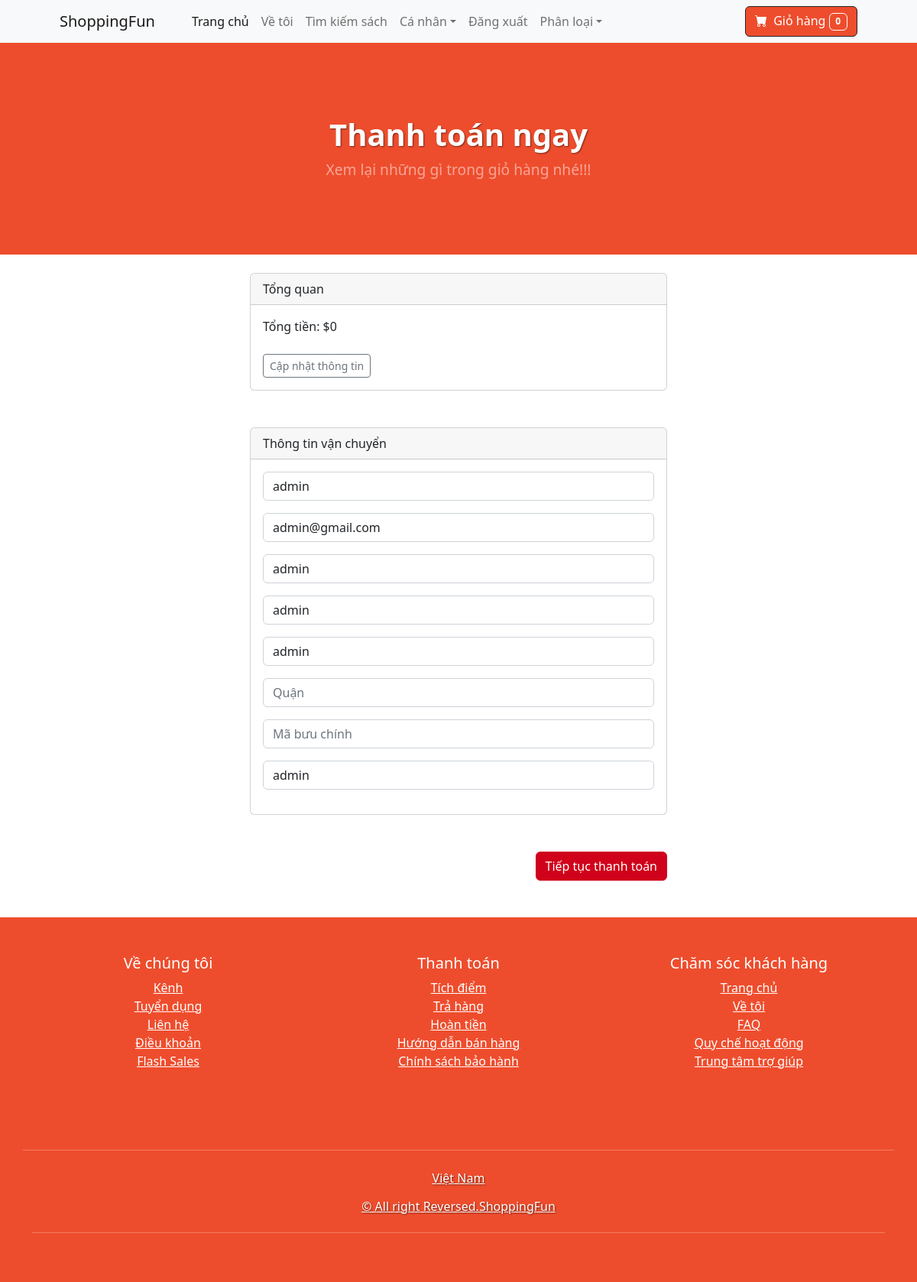
The app's page /payment/checkout (signed in) with its own data.
### payment/models.py (models this page shows, shortened)
class ShippingAddress(models.Model):
	user = models.ForeignKey(User, on_delete=models.CASCADE, null=True, blank=True)
	shipping_full_name = models.CharField(max_length=255)
	shipping_email = models.CharField(max_length=255)
	shipping_address1 = models.CharField(max_length=255)
	shipping_address2 = models.CharField(max_length=255, null=True, blank=True)
	shipping_city = models.CharField(max_length=255)
	shipping_state = models.CharField(max_length=255, null=True, blank=True)
	shipping_zipcode = models.CharField(max_length=255, null=True, blank=True)
	shipping_country = models.CharField(max_length=255)
	class Meta:
		verbose_name_plural = "Shipping Address"

### payment/views.py (the view)
# urls.py: path('checkout', views.checkout, name = 'checkout'),
def checkout(request):
    cart = Cart(request)
    cart_products = cart.get_prods
    quantities = cart.get_quants
    totals = cart.cart_total()
    if request.user.is_authenticated:
        shipping_user = ShippingAddress.objects.get(user__id=request.user.id)
        shipping_form = ShippingForm(request.POST or None, instance=shipping_user)
        return render(request, "payment/checkout.html", {"cart_products":cart_products, "quantities":quantities, "totals":totals, "shipping_form":shipping_form })
    else:
        shipping_form = ShippingForm(request.POST or None)
        return render(request, "payment/checkout.html", {"cart_products":cart_products, "quantities":quantities, "totals":totals, "shipping_form":shipping_form})

### cart/cart.py (called while the page is built, shortened)
    def __len__(self):
        return sum(item for item in self.cart.values())

    def get_prods(self):
    	product_ids = self.cart.keys()
    	products = Product.objects.filter(id__in=product_ids)
    	return products

    def cart_total(self):
        product_ids = self.cart.keys()
        products = Product.objects.filter(id__in=product_ids)
        quantities = self.cart
        total = 0
        return total

### cart/context_processors.py (called while the page is built)
def cart(request):
	return {'cart': Cart(request)}

### payment/templates/payment/checkout.html (shortened to what this page needs)
{% extends 'base.html' %}
{% block content %}
        <header class="py-5" style="background-color: #EE4D2D;">
    <div class="container px-4 px-lg-5 my-5">
        <div class="text-center text-white">
            <h1 class="display-4 fw-bolder" style="font-size: 2.5rem; text-shadow: 1px 1px 2px rgba(0, 0, 0, 0.5);">Thanh toán ngay</h1>
            <p class="lead fw-normal text-white-50 mb-4" style="font-size: 1.2rem;">Xem lại những gì trong giỏ hàng nhé!!!</p>
        </div>
    </div>
</header>
        <br/>
        <div class="container">
            <div class="row">
                    <div class="col-md-6 offset-md-3">
          <div class="card">
          <div class="card-header">
            Tổng quan
          </div>
          <div class="card-body">
            Tổng tiền:  ${{ totals }}
            <br/><br/>
            <a href="{% url 'cart_summary' %}" class="btn btn-sm btn-outline-secondary">Cập nhật thông tin</a>
          </div>
        </div>
<br/><br/>
<div class="card">
  <div class="card-header">
    Thông tin vận chuyển
  </div>
  <div class="card-body">
    <form method="POST" action="{% url 'billing_info' %}">
    {{ shipping_form.as_p }}
  </div>
</div>
<br/>
<br/>
<div class="text-end">
    <button type="submit" class="btn btn-secondary" style="background-color: #D0011B; border-color: #D0011B;">
        Tiếp tục thanh toán
    </button>
</div>
<br/><br/>
            </div>
        </div>
    </div>
{% endblock %}

### records on screen
ShippingAddress: shipping_full_name "admin", shipping_email "admin@gmail.com", shipping_address1 "admin", shipping_address2 "admin", shipping_city "admin", shipping_country "admin"

### other values on screen
{{ cart|length }} "0"
{{ totals }} "0"
